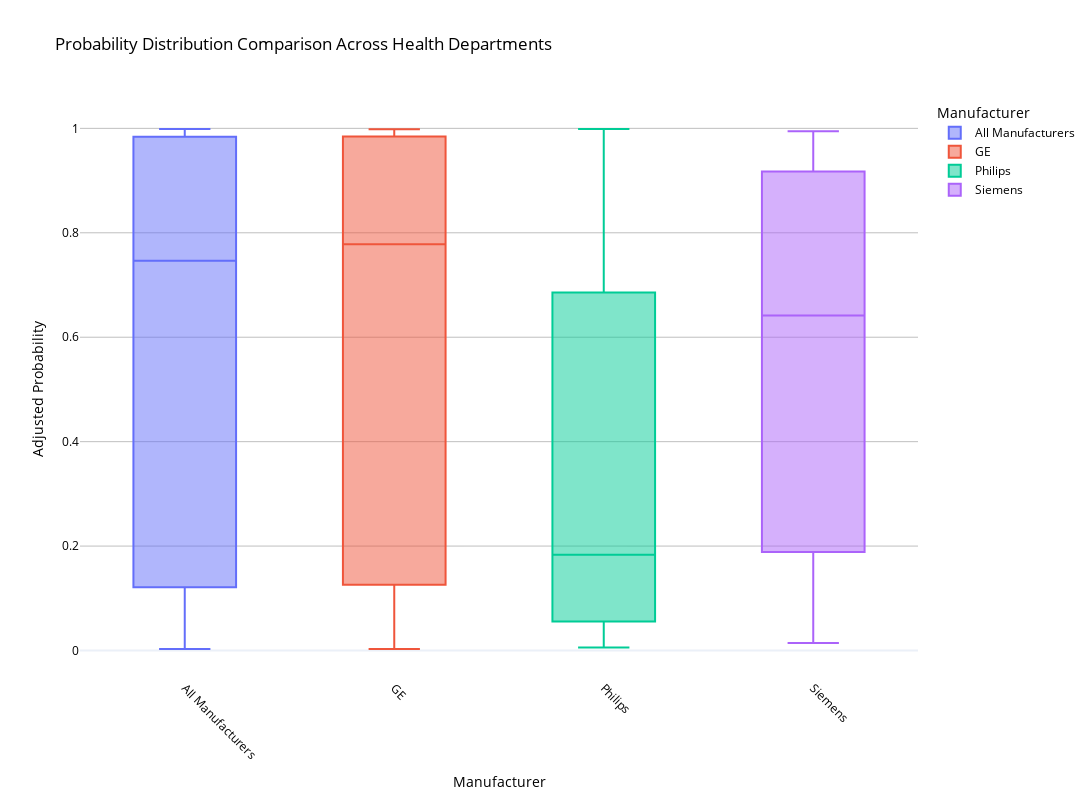

The code cell stored with this chart in its notebook:
### Code cell
# Combine the overall dataset with department-specific data for comparison
df_total = df_original_with_manufacturer.copy()
df_total['Manufacturer'] = 'All Manufacturers'

# Concatenate the total dataset with the large departments dataset
df_comparison = pd.concat([df_total, df_original_with_manufacturer])

# Create the boxplot using Plotly
fig = px.box(
    df_comparison, 
    x='Manufacturer', 
    y='adjusted_probability', 
    color='Manufacturer',
    title='Probability Distribution Comparison Across Health Departments',

)


# Update layout to match the original style
fig.update_layout(
    xaxis_title='Manufacturer',
    yaxis_title='Adjusted Probability',
    xaxis_tickangle=45,
    width=1400,
    height=800,
    template='plotly_white',
    # plot_bgcolor='white',
    # paper_bgcolor='white',
    font=dict(color='black'),
    yaxis=dict(gridcolor='rgba(128,128,128,0.5)'),
)

# Display the plot
fig.show()

### Figure 1 — Plotly figure (JSON) as saved in the notebook; plotly's stock layout.template omitted (floating-point values rounded to 4 significant figures; data arrays with more than 128 entries replaced by an {"elided": "..."} marker saying what was removed)
{"data": [{"alignmentgroup": "True", "hovertemplate": "Manufacturer=%{x}<br>adjusted_probability=%{y}<extra></extra>", "legendgroup": "All Manufacturers", "marker": {"color": "#636efa"}, "name": "All Manufacturers", "notched": false, "offsetgroup": "All Manufacturers", "orientation": "v", "showlegend": true, "type": "box", "x": {"elided": "4663 str values"}, "x0": " ", "xaxis": "x", "y": {"elided": "4663 float values"}, "y0": " ", "yaxis": "y"}, {"alignmentgroup": "True", "hovertemplate": "Manufacturer=%{x}<br>adjusted_probability=%{y}<extra></extra>", "legendgroup": "GE", "marker": {"color": "#EF553B"}, "name": "GE", "notched": false, "offsetgroup": "GE", "orientation": "v", "showlegend": true, "type": "box", "x": {"elided": "4436 str values"}, "x0": " ", "xaxis": "x", "y": {"elided": "4436 float values"}, "y0": " ", "yaxis": "y"}, {"alignmentgroup": "True", "hovertemplate": "Manufacturer=%{x}<br>adjusted_probability=%{y}<extra></extra>", "legendgroup": "Philips", "marker": {"color": "#00cc96"}, "name": "Philips", "notched": false, "offsetgroup": "Philips", "orientation": "v", "showlegend": true, "type": "box", "x": {"elided": "146 str values"}, "x0": " ", "xaxis": "x", "y": {"elided": "146 float values"}, "y0": " ", "yaxis": "y"}, {"alignmentgroup": "True", "hovertemplate": "Manufacturer=%{x}<br>adjusted_probability=%{y}<extra></extra>", "legendgroup": "Siemens", "marker": {"color": "#ab63fa"}, "name": "Siemens", "notched": false, "offsetgroup": "Siemens", "orientation": "v", "showlegend": true, "type": "box", "x": ["Siemens", "Siemens", "Siemens", "Siemens", "Siemens", "Siemens", "Siemens", "Siemens", "Siemens", "Siemens", "Siemens", "Siemens", "Siemens", "Siemens", "Siemens", "Siemens", "Siemens", "Siemens", "Siemens", "Siemens", "Siemens", "Siemens", "Siemens", "Siemens", "Siemens", "Siemens", "Siemens", "Siemens", "Siemens", "Siemens", "Siemens", "Siemens", "Siemens", "Siemens", "Siemens", "Siemens", "Siemens", "Siemens", "Siemens", "Siemens", "Siemens", "Siemens", "Siemens", "Siemens", "Siemens", "Siemens", "Siemens", "Siemens", "Siemens", "Siemens", "Siemens", "Siemens", "Siemens", "Siemens", "Siemens", "Siemens", "Siemens", "Siemens", "Siemens", "Siemens", "Siemens", "Siemens", "Siemens", "Siemens", "Siemens", "Siemens", "Siemens", "Siemens", "Siemens", "Siemens", "Siemens", "Siemens", "Siemens", "Siemens", "Siemens", "Siemens", "Siemens", "Siemens", "Siemens", "Siemens", "Siemens"], "x0": " ", "xaxis": "x", "y": [0.9457, 0.9747, 0.9503, 0.5483, 0.2944, 0.09338, 0.9232, 0.2068, 0.3811, 0.5275, 0.111, 0.9183, 0.2045, 0.01444, 0.9905, 0.9918, 0.1962, 0.1282, 0.1989, 0.5403, 0.9918, 0.8283, 0.9849, 0.5274, 0.655, 0.1754, 0.9894, 0.9845, 0.8656, 0.8767, 0.02694, 0.1031, 0.9945, 0.9859, 0.844, 0.9773, 0.9514, 0.7236, 0.01421, 0.2576, 0.9861, 0.8841, 0.1669, 0.1223, 0.03125, 0.9173, 0.852, 0.5657, 0.03594, 0.1013, 0.2421, 0.2777, 0.839, 0.6884, 0.1654, 0.2528, 0.9775, 0.9094, 0.1706, 0.6415, 0.7147, 0.4067, 0.9052, 0.1364, 0.3511, 0.8113, 0.7339, 0.9707, 0.2217, 0.9698, 0.0145, 0.8851, 0.8137, 0.1084, 0.06758, 0.9766, 0.4541, 0.165, 0.1932, 0.7343, 0.7647], "y0": " ", "yaxis": "y"}], "layout": {"boxmode": "overlay", "font": {"color": "black"}, "height": 800, "legend": {"title": {"text": "Manufacturer"}, "tracegroupgap": 0}, "title": {"text": "Probability Distribution Comparison Across Health Departments"}, "width": 1400, "xaxis": {"anchor": "y", "categoryarray": ["All Manufacturers", "GE", "Philips", "Siemens"], "categoryorder": "array", "domain": [0, 1], "tickangle": 45, "title": {"text": "Manufacturer"}}, "yaxis": {"anchor": "x", "domain": [0, 1], "gridcolor": "rgba(128,128,128,0.5)", "title": {"text": "Adjusted Probability"}}}}
